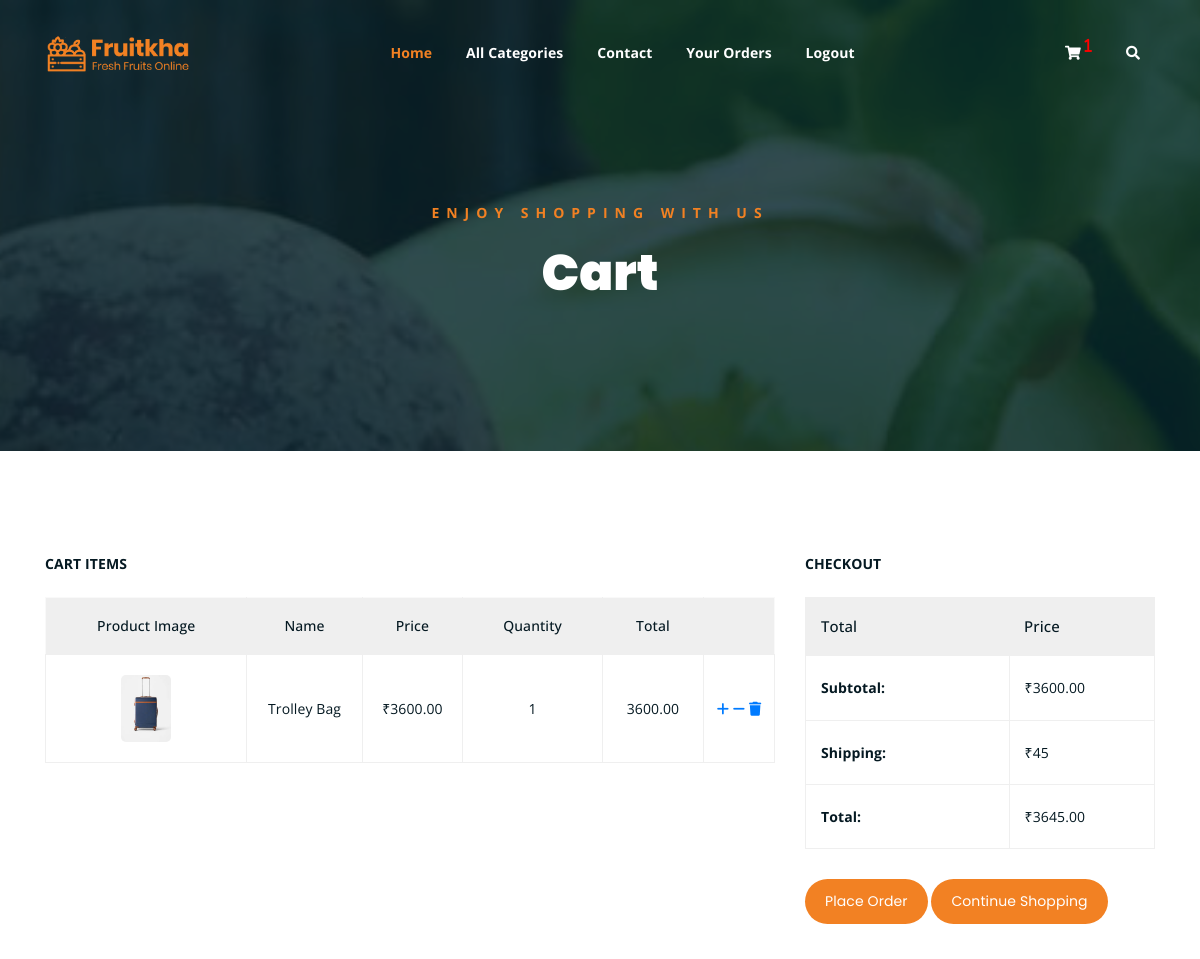
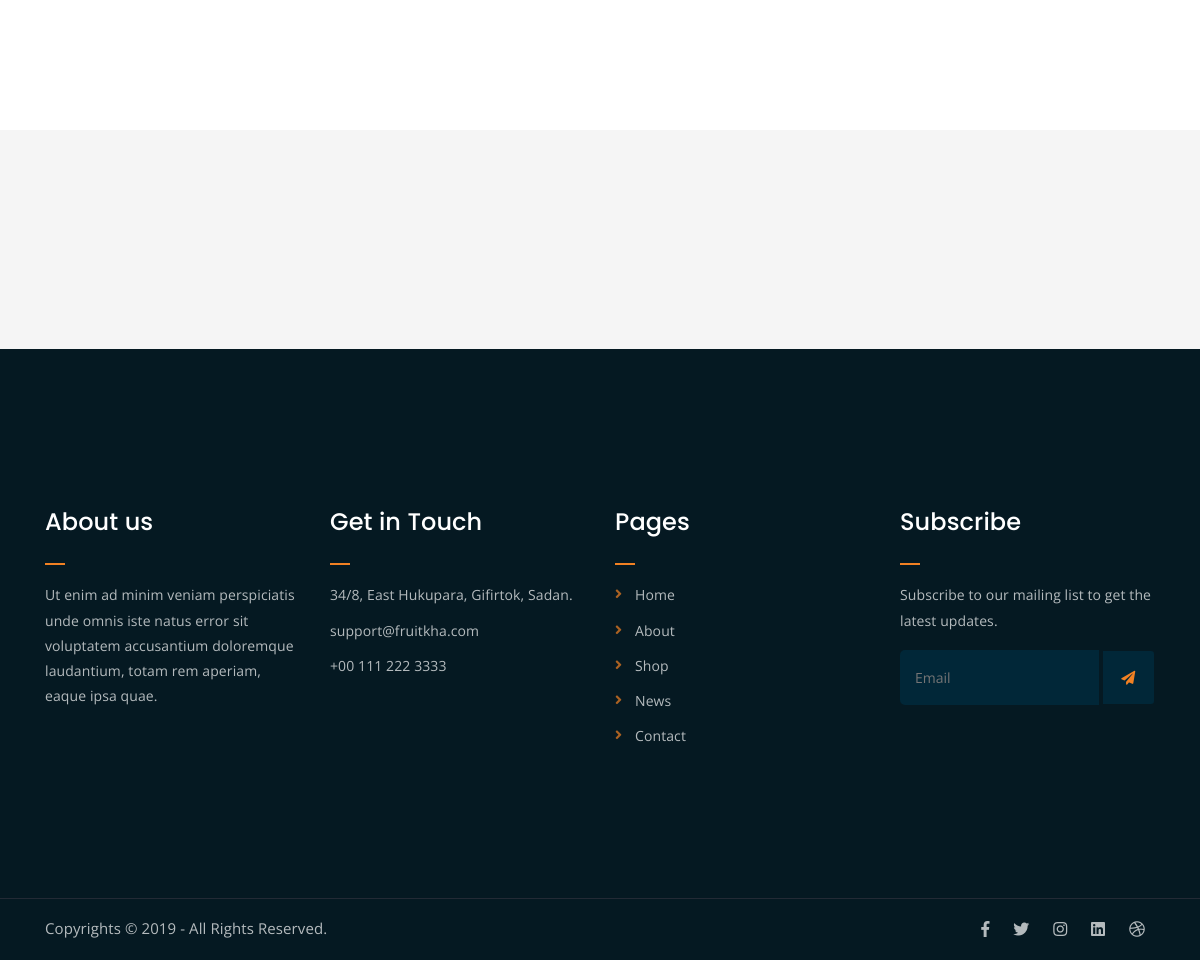
The page /cartview (signed in) on the database its author committed (2 pictures, top to bottom).
### cart/models.py (models this page shows, shortened)
class Cart(models.Model):
    product = models.ForeignKey(Product, on_delete=models.CASCADE)
    user = models.ForeignKey(User,on_delete=models.CASCADE)
    quantity = models.IntegerField()
    data_added = models.DateTimeField(auto_now_add=True)
    def subtotal(self):
        return self.quantity*self.product.price

### shop/models.py (models this page shows, shortened)
class Product(models.Model):
    name = models.CharField(max_length=15)
    image = models.ImageField(upload_to='media/products', blank=True, null=True)
    description = models.TextField()
    price = models.DecimalField(max_digits=10, decimal_places=2)
    stock = models.IntegerField()
    available = models.BooleanField(default=True)
    created = models.DateTimeField(auto_now_add=True)
    updated = models.DateTimeField(auto_now=True)
    category = ForeignKey(Category, on_delete=models.CASCADE,related_name="products")

### cart/views.py (the view)
# urls.py: path('cartview',views.cartview,name='cartview'),
@login_required()
def cartview(request):
    u = request.user
    c =  Cart.objects.filter(user=u)
    total = 0
    for i in c:
        total +=  i.quantity*i.product.price
    sub_total = total + 45
    context = {'cart':c, 'total':total, 'sub_total':sub_total}
    return render(request,'cart.html',context)

### cart/context_processors.py (called while the page is built)
def count_items(request):
    u = request.user
    count = 0
    if request.user.is_authenticated:
        c = Cart.objects.filter(user=u)
        for i in c:
            count = count+i.quantity
    return {'count':count}

### shop/context_processors.py (called while the page is built)
def links(request):
    c = Category.objects.all()
    return {'links':c}

### template/cart.html
{% extends 'cart_base.html' %}
{% load static %}
{% block content %}
	<div class="cart-section mt-100 mb-150">
		<div class="container">
			<div class="row">
				<div class="col-lg-8 col-md-12"><b>CART ITEMS</b>
					<div class="cart-table-wrap mt-4">
						<table class="cart-table">
							<thead class="cart-table-head">
								<tr class="table-head-row">
									<th class="product-image">Product Image</th>
									<th class="product-name">Name</th>
									<th class="product-price">Price</th>
									<th class="product-quantity">Quantity</th>
									<th class="product-total">Total</th>
									<th></th>
								</tr>
							</thead>
							<tbody>
							{% for i in cart %}
								<tr class="table-body-row">
									<td class="product-image"><img src="{{i.product.image.url}}" alt=""></td>
									<td class="product-name">{{i.product.name}}</td>
									<td class="product-price">₹{{i.product.price}}</td>
									<td class="product-quantity">{{i.quantity}}</td>
									<td class="product-total">{{i.subtotal}}</td>
									<td>
										{% if i.product.stock > 0 %}
										<a href="{% url 'cart:addcart' i.product.id %}"><i class="fa-solid fa-plus"></i></a>
										<a href="{% url 'cart:decrementcart' i.product.id %}"><i class="fa-solid fa-minus"></i></a>
										<a href="{% url 'cart:itemdelete' i.product.id %}"><i class="fa-solid fa-trash"></i></a>
										{% else %}
										<a href="{% url 'cart:decrementcart' i.product.id %}"><i class="fa-solid fa-minus"></i></a>
										<a href="{% url 'cart:itemdelete' i.product.id %}"><i class="fa-solid fa-trash"></i></a>
										{% endif %}
									</td>
								</tr>
							{% endfor %}
							</tbody>
						</table>
					</div>
				</div>
				<div class="col-lg-4"> <b>CHECKOUT</b>
					<div class="total-section">
						<table class="total-table mt-4">
							<thead class="total-table-head">
								<tr class="table-total-row">
									<th>Total</th>
									<th>Price</th>
								</tr>
							</thead>
							<tbody>
								<tr class="total-data">
									<td><strong>Subtotal: </strong></td>
									<td>₹{{total}}</td>
								</tr>
								<tr class="total-data">
									<td><strong>Shipping: </strong></td>
									<td>₹45</td>
								</tr>
								<tr class="total-data">
									<td><strong>Total: </strong></td>
									<td>₹{{sub_total}}</td>
								</tr>
							</tbody>
						</table>
						<div class="cart-buttons">
							<a href="{% url 'cart:add_billing_details' %}" class="boxed-btn">Place Order</a>
							<a href="{% url 'shop:home' %}" class="boxed-btn black">Continue Shopping</a>
						</div>
					</div>
				</div>
			</div>
		</div>
	</div>
{% endblock %}

### static/css/main.css (style rules this page uses)
html { font-size: 14px; font-weight: 400; line-height: 28px; height: 100%; }
body { font-family: "Open Sans", sans-serif; font-weight: 400; font-size: 1rem; letter-spacing: 0.1px; line-height: 1.8; color: #051922; overflow-x: hidden; }
body img { max-width: 100%; }
a { cursor: pointer; text-decoration: none; -webkit-transition: all 0.2s ease-in-out; -o-transition: all 0.2s ease-in-out; transition: all 0.2s ease-in-out; }
.mt-100 { margin-top: 100px; }
.mb-150 { margin-bottom: 150px; }
a.boxed-btn { font-family: 'Poppins', sans-serif; display: inline-block; background-color: #F28123; color: #fff; padding: 10px 20px; }
a.boxed-btn, a.bordered-btn, a.cart-btn { border-radius: 50px; }
a.boxed-btn { -webkit-transition: 0.3s; -o-transition: 0.3s; transition: 0.3s; }
.product-image img { -webkit-transition: 0.3s; -o-transition: 0.3s; transition: 0.3s; }
html, body { height: 100%; }
.product-image { padding: 30px; padding-bottom: 0; }
.product-image img { width: 90%; border-radius: 5px; margin-bottom: 20px; }
table.cart-table { border: 1px solid #f9f9f9; width: 100%; }
thead { border-bottom: 1px solid #eee; }
tr.table-head-row th { border-right: 1px solid #efefef; padding: 15px; font-weight: 500; text-align: center; }
tr.table-head-row th:last-child { border-right: none; }
.cart-table-wrap tbody tr td { text-align: center; }
td.product-image img { max-width: 50px; -webkit-box-shadow: none; box-shadow: none; margin-bottom: 0; }
.cart-table-wrap tbody tr td { border: 1px solid #efefef; padding: 20px 0; color: #051922; }
thead.cart-table-head tr { background-color: #efefef; }
.total-section table.total-table { border: 1px solid #efefef; width: 100%; }
tr.table-total-row { background-color: #efefef; }
tr.table-total-row th { font-weight: 500; font-size: 15px; padding: 15px; }
table.total-table tbody tr.total-data td { border: 1px solid #efefef; padding: 19px 15px; }
tr.total-data td strong { margin-right: 32px; }
.cart-buttons { margin-top: 30px; }
.cart-buttons a:first-child { margin-right: 20px; }

### static/css/responsive.css (style rules this page uses)
@media only screen and (min-width: 992px) and (max-width: 1200px) { .cart-buttons a:first-child { margin-right: 0; margin-bottom: 15px; } }

### rows shown on the page
Cart: product.image (picture), product.name "Trolley Bag", product.price "3600.00", quantity "1", subtotal "3600.00"

### other values the page prints
{{ count }} "1"
{{ total }} "3600.00"
{{ sub_total }} "3645.00"
